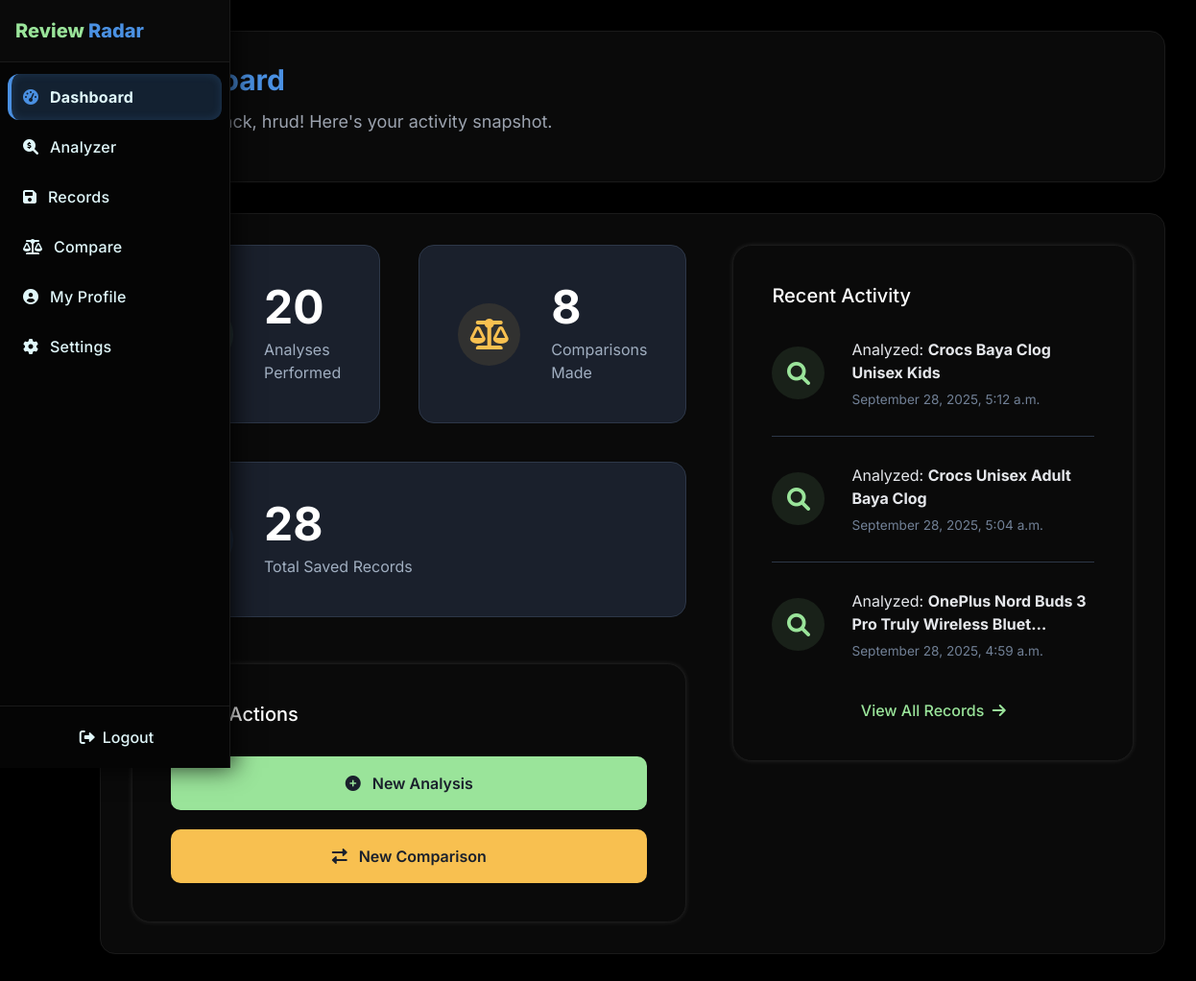
/user/dashboard/ (signed in), run on the app's committed database.
### users/models.py (models this page shows, shortened)
class ProductAnalysis(models.Model):
    user = models.ForeignKey(User, on_delete=models.CASCADE, related_name='analyses')
    product_url = models.URLField(max_length=1024)
    product_name = models.CharField(max_length=512)
    analysis_data = models.JSONField()
    created_at = models.DateTimeField(auto_now_add=True)
    @property
    def record_type(self):
        return 'analysis'
    class Meta:
        ordering = ['-created_at']

### users/views.py (the view)
# urls.py: path('dashboard/', views.user_dashboard, name='user_dashboard'),
@login_required(login_url='/user/login/')
def user_dashboard(request):
    analyses_count = ProductAnalysis.objects.filter(user=request.user).count()
    comparisons_count = ProductComparison.objects.filter(user=request.user).count()
    user_analyses = ProductAnalysis.objects.filter(user=request.user)
    user_comparisons = ProductComparison.objects.filter(user=request.user)
    recent_records = sorted(
        chain(user_analyses, user_comparisons),
        key=attrgetter('created_at'),
        reverse=True
    )[:3] # Get the 3 most recent records
    context = {
        'analyses_count': analyses_count,
        'comparisons_count': comparisons_count,
        'saved_records_count': analyses_count + comparisons_count,
        'recent_records': recent_records
    }
    return render(request, "users/dashboard.html", context)

### users/templates/users/dashboard.html (shortened to what this page needs)
{% extends 'users/base.html' %}
{% load static %}
{% block page_title %}Dashboard{% endblock %}
{% block page_subtitle %}Welcome back, {{ user.first_name|default:user.username }}! Here's your activity snapshot.{% endblock %}
{% block content %}
<div class="dashboard-grid">
    <div class="left-column">
        <div class="stats-grid">
            <div class="stat-card">
                <div class="stat-icon" style="background-color: rgba(154, 228, 154, 0.1); color: #9ae49a;">
                    <i class="fas fa-search-dollar"></i>
                </div>
                <div class="stat-info">
                    <p class="stat-number">{{ analyses_count }}</p>
                    <p class="stat-label">Analyses Performed</p>
                </div>
            </div>
            <div class="stat-card">
                <div class="stat-icon" style="background-color: rgba(248, 192, 80, 0.1); color: #f8c050;">
                    <i class="fas fa-balance-scale"></i>
                </div>
                <div class="stat-info">
                    <p class="stat-number">{{ comparisons_count }}</p>
                    <p class="stat-label">Comparisons Made</p>
                </div>
            </div>
            <div class="stat-card full-span">
                <div class="stat-icon" style="background-color: rgba(74, 144, 226, 0.1); color: #4A90E2;">
                    <i class="fas fa-save"></i>
                </div>
                <div class="stat-info">
                    <p class="stat-number">{{ saved_records_count }}</p>
                    <p class="stat-label">Total Saved Records</p>
                </div>
            </div>
        </div>
        <div class="app-card">
            <div class="p-6">
                <h5 class="card-header">Quick Actions</h5>
                <div class="action-buttons">
                    <a href="{% url 'analyzer' %}" class="action-btn analyze-btn">
                        <i class="fas fa-plus-circle me-2"></i> New Analysis
                    </a>
                    <a href="{% url 'compare' %}" class="action-btn compare-btn">
                        <i class="fas fa-exchange-alt me-2"></i> New Comparison
                    </a>
                </div>
            </div>
        </div>
    </div>
    <div class="right-column">
        <div class="app-card">
            <div class="p-6">
                <h5 class="card-header">Recent Activity</h5>
                {% if recent_records %}
                <ul class="activity-list">
                    {% for record in recent_records %}
                    <li class="activity-item">
                        {% if record.record_type == 'analysis' %}
                        <div class="activity-icon-wrapper" style="background-color: rgba(154, 228, 154, 0.1);">
                            <i class="fas fa-search activity-icon" style="color: #9ae49a;"></i>
                        </div>
                        <div class="activity-content">
                            <p class="activity-title">Analyzed: <strong>{{ record.product_name|truncatechars:45 }}</strong></p>
                            <p class="activity-date">{{ record.created_at|date:"F j, Y, P" }}</p>
                        </div>
                        {% endif %}
                    </li>
                    {% endfor %}
                </ul>
                <div style="text-align: center; margin-top: 2.5rem;">
                    <a href="{% url 'records' %}" class="view-all-link">View All Records <i class="fas fa-arrow-right ms-1"></i></a>
                </div>
                {% else %}
                <div class="text-center p-4">
                    <i class="fas fa-history fa-2x" style="color: #4A5568; margin-bottom: 1rem;"></i>
                    <p style="color: #A0AEC0;">No activity yet. Perform an analysis or comparison to get started!</p>
                </div>
                {% endif %}
            </div>
        </div>
    </div>
</div>
{% endblock %}

### users/templates/users/base.html (style rules this page uses)
:root { --sidebar-collapsed: 72px; --sidebar-expanded: 240px; --neon-green: #9ae49a; --neon-blue: #4A90E2; --neon-yellow: #f8c050; --neon-green-shadow: 0 0 15px rgba(154, 228, 154, 0.5); --neon-blue-shadow: 0 0 15px rgba(74, 144, 226, 0.5); }
* { margin: 0; padding: 0; box-sizing: border-box; }
body { font-family: 'Inter', sans-serif; background: #000000; color: #E0F7FA; min-height: 100vh; }
.app-card { background: #0A0A0A; border: 1px solid #1A1A1A; border-radius: 20px; box-shadow: 0 0 5px rgba(255, 255, 255, 0.1); transition: transform 0.3s, box-shadow 0.3s; }

### users/templates/users/dashboard.html (style rules this page uses)
.dashboard-grid { display: grid; grid-template-columns: 1fr; gap: 3rem; }
.left-column, .right-column { display: flex; flex-direction: column; gap: 3rem; }
.stats-grid { display: grid; grid-template-columns: 1fr 1fr; gap: 2.5rem; }
.stat-card { background-color: #1A202C; border-radius: 16px; padding: 2.5rem; display: flex; align-items: center; gap: 2rem; border: 1px solid #2D3748; }
.stat-card.full-span { grid-column: 1 / -1; }
.stat-icon { font-size: 2rem; width: 65px; height: 65px; border-radius: 50%; display: flex; align-items: center; justify-content: center; flex-shrink: 0; }
.stat-number { font-size: 3rem; font-weight: 700; color: white; margin: 0; line-height: 1; }
.stat-label { font-size: 1rem; color: #A0AEC0; margin: 0.5rem 0 0 0; }
.app-card .p-6 { padding: 2.5rem; }
.card-header { color: white; font-size: 1.25rem; margin-bottom: 2rem; }
.action-buttons { display: flex; flex-direction: column; gap: 1.25rem; }
.action-btn { text-decoration: none; color: white; padding: 1rem 1.5rem; border-radius: 10px; text-align: center; font-weight: 600; transition: all 0.2s ease; font-size: 1rem; }
.analyze-btn { background-color: #9ae49a; color: #1A202C; }
.compare-btn { background-color: #f8c050; color: #1A202C; }
.activity-list { list-style: none; padding: 0; margin: 0; }
.activity-item { display: flex; align-items: center; gap: 1.75rem; }
.activity-item:not(:last-child) { border-bottom: 1px solid #2D3748; padding-bottom: 1.75rem; margin-bottom: 1.75rem; }
.activity-icon-wrapper { flex-shrink: 0; width: 55px; height: 55px; border-radius: 50%; display: flex; align-items: center; justify-content: center; }
.activity-icon { font-size: 1.5rem; }
.activity-title { color: #E5E7EB; margin: 0; line-height: 1.5; }
.activity-date { font-size: 0.85rem; color: #718096; margin: 0.35rem 0 0 0; }
.view-all-link { color: #9ae49a; text-decoration: none; font-weight: 500; font-size: 1rem; }
@media (min-width: 992px) { .dashboard-grid { grid-template-columns: 1fr 1.7fr; } }

### data on the page
ProductAnalysis: product_name "Crocs Baya Clog Unisex Kids", created_at "September 28, 2025, 5:12 a.m."
ProductAnalysis: product_name "Crocs Unisex Adult Baya Clog", created_at "September 28, 2025, 5:04 a.m."
ProductAnalysis: product_name "OnePlus Nord Buds 3 Pro Truly Wireless Bluet…", created_at "September 28, 2025, 4:59 a.m."

### other printed values
{{ user.first_name|default:user.username }} "hrud"
{{ analyses_count }} "20"
{{ comparisons_count }} "8"
{{ saved_records_count }} "28"
